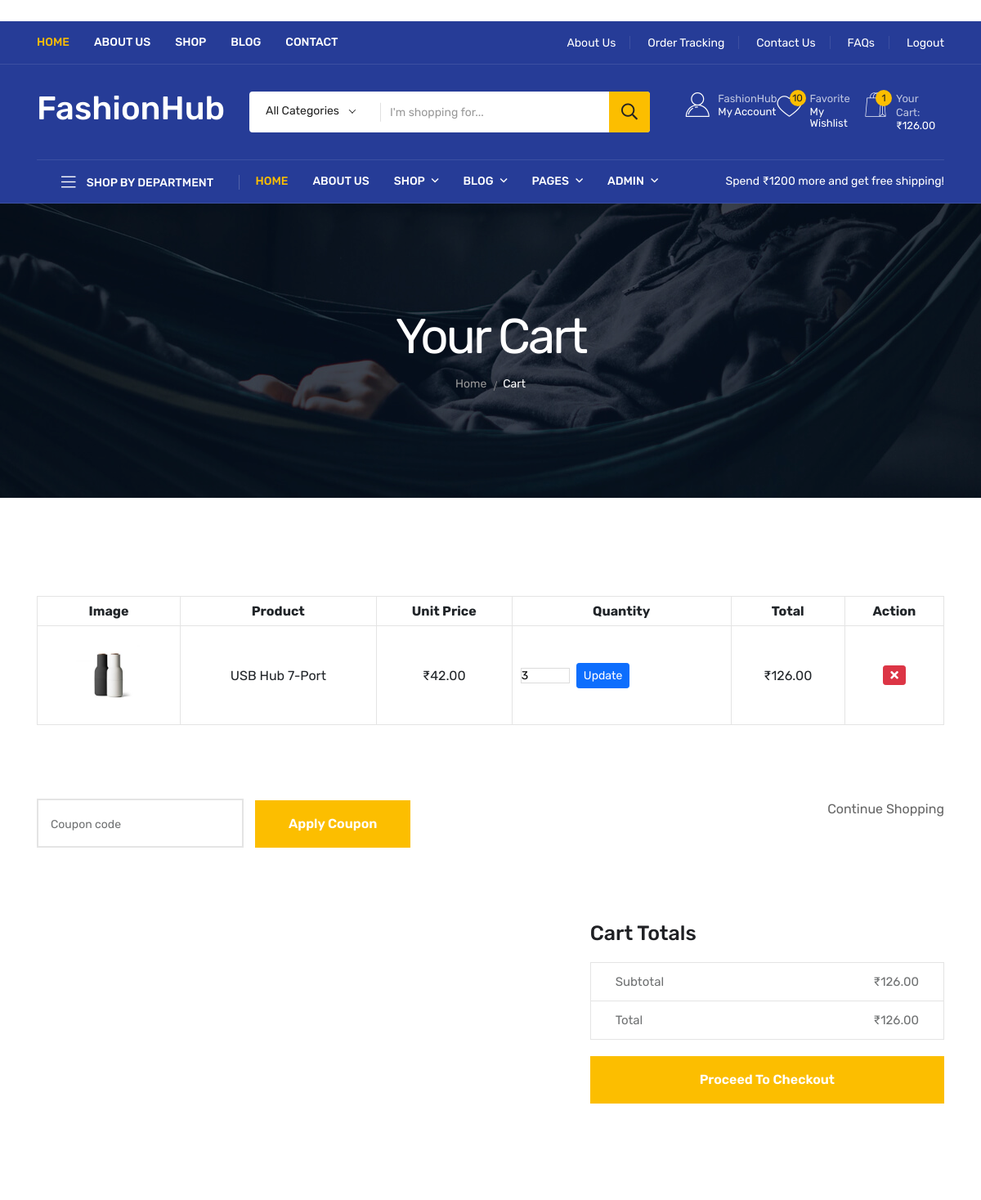
/cart/ (signed in, upper part), run on an earlier commit of the app's database.
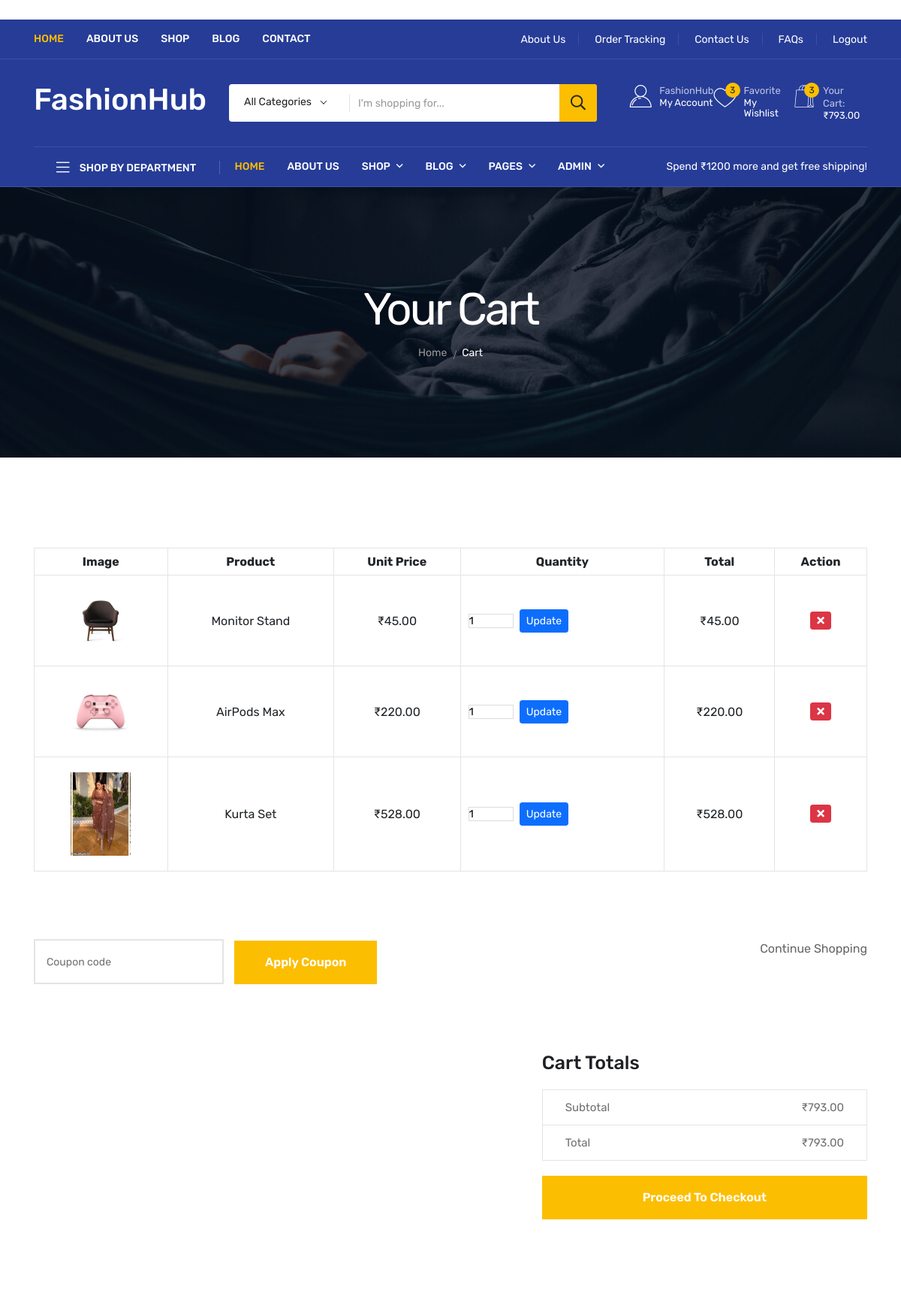
And on a later commit of the database.
### Hub/models.py (models this page shows, shortened)
class Cart(models.Model):
    user = models.ForeignKey(User, on_delete=models.CASCADE, related_name='cart_items')
    product = models.ForeignKey(Product, on_delete=models.CASCADE)
    quantity = models.PositiveIntegerField(default=1)
    added_at = models.DateTimeField(auto_now_add=True)
    updated_at = models.DateTimeField(auto_now=True)
    class Meta:
        unique_together = ('user', 'product')
        verbose_name_plural = 'Cart Items'
    def get_total_price(self):
        return self.product.price * self.quantity

class Product(models.Model):
    CATEGORY_CHOICES = [
        ('TOP_DEALS', 'Top Deals Of The Day'),
        ('TOP_SELLING', 'Top Selling Products'),
        ('TOP_FEATURED', 'Top Featured Products'),
        ('RECOMMENDED', 'Recommended For You'),
        ('MOBILES', 'Mobiles'),
        ('FOOD_HEALTH', 'Food & Health'),
        ('HOME_KITCHEN', 'Home & Kitchen'),
        ('AUTO_ACC', 'Auto Acc'),
        ('FURNITURE', 'Furniture'),
        ('SPORTS', 'Sports'),
        ('GENZ_TRENDS', 'GenZ Trends'),
        ('NEXT_GEN', 'Next Gen'),
    ]
    name = models.CharField(max_length=200)
    slug = models.SlugField(max_length=200, unique=True, null=True, blank=True)
    sku = models.CharField(max_length=100, unique=True, blank=True, null=True, help_text="Stock Keeping Unit")
    image = models.ImageField(upload_to='products/')
    description = models.TextField(blank=True, help_text="Full product description")
    descriptionImage = models.ImageField(upload_to='products/descriptions/', blank=True, null=True, help_text="Large description image displayed below product description")
    price = models.DecimalField(max_digits=10, decimal_places=2)
    old_price = models.DecimalField(
        max_digits=10,
        decimal_places=2,
        null=True,
        blank=True
    )
    discount_percent = models.PositiveIntegerField(default=0)
    sold = models.PositiveIntegerField(default=0)
    stock = models.PositiveIntegerField(default=0)
    category = models.CharField(
        max_length=20,
        choices=CATEGORY_CHOICES,
        blank=True,
        null=True,
        help_text="Select product category for homepage sections"
    )
    weight = models.CharField(max_length=50, blank=True, help_text="e.g., 2 lbs")
    dimensions = models.CharField(max_length=100, blank=True, help_text="e.g., 12 × 16 × 19 in")
    color = models.CharField(max_length=100, blank=True, help_text="Available colors")
    size = models.CharField(max_length=100, blank=True, help_text="Available sizes")
    brand = models.CharField(max_length=100, blank=True)
    shipping_info = models.CharField(max_length=200, blank=True, help_text="e.g., Standard shipping: $5.95")
    care_info = models.TextField(blank=True, help_text="Care instructions")
    tags = models.CharField(max_length=200, blank=True, help_text="Comma-separated tags")
    is_top_deal = models.BooleanField(default=False)
    is_active = models.BooleanField(default=True)
    rating = models.FloatField(default=0)
    review_count = models.PositiveIntegerField(default=0)
    class Meta:
        ordering = ['-id']

### Hub/views.py (the view)
# urls.py: path('cart/', views.cart, name='cart'),
@login_required(login_url='login')
def cart(request):
    cart_items = Cart.objects.filter(user=request.user).select_related('product')
    total_price = sum(item.get_total_price() for item in cart_items)
    cart_count = cart_items.count()
    return render(request, 'cart.html', {
        'cart_items': cart_items,
        'total_price': total_price,
        'cart_count': cart_count
    })

### Hub/context_processors.py (called while the page is built)
def cart_wishlist_context(request):
    context = {
        'cart_count': 0,
        'wishlist_count': 0,
        'cart_total': 0,
        'cart_items': [],
    }
    if request.user.is_authenticated:
        cart_items = Cart.objects.filter(user=request.user).select_related('product')
        context['cart_count'] = cart_items.count()
        context['cart_items'] = cart_items
        cart_total = sum(item.get_total_price() for item in cart_items)
        context['cart_total'] = f"{cart_total:.2f}"
        context['wishlist_count'] = Wishlist.objects.filter(user=request.user).count()
    return context

### Hub/templates/cart.html (shortened to what the changed rows need)
﻿{% extends "base.html" %}
{% load static %}
{% block content %}
 <main>
        <section class="cart-area pt-120 pb-120">
            <div class="container">
                {% if cart_items %}
                <div class="row">
                  <div class="col-12">
                        <div class="table-content table-responsive">
                           <table class="table">
                                 <thead>
                                    <tr>
                                       <th class="product-thumbnail">Image</th>
                                       <th class="cart-product-name">Product</th>
                                       <th class="product-price">Unit Price</th>
                                       <th class="product-quantity">Quantity</th>
                                       <th class="product-subtotal">Total</th>
                                       <th class="product-remove">Action</th>
                                    </tr>
                                 </thead>
                                 <tbody>
                                    {% for item in cart_items %}
                                    <tr>
                                       <td class="product-thumbnail">
                                          <a href="#">
                                              {% if item.product.image %}
                                                  <img src="{{ item.product.image.url }}" alt="{{ item.product.name }}" style="max-width: 80px; height: auto;">
                                              {% else %}
                                                  <img src="{% static 'assets/img/product/tp-1.jpg' %}" alt="{{ item.product.name }}" style="max-width: 80px; height: auto; background-color: #f0f0f0;">
                                              {% endif %}
                                          </a>
                                       </td>
                                       <td class="product-name"><a href="#">{{ item.product.name }}</a></td>
                                       <td class="product-price"><span class="amount">&#8377;{{ item.product.price }}</span></td>
                                       <td class="product-quantity">
                                             <form method="POST" action="{% url 'update_cart_quantity' item.id %}" style="display: inline;">
                                                <div class="d-flex align-items-center gap-2">
                                                   <input type="number" name="quantity" value="{{ item.quantity }}" min="1" max="999" style="width: 60px;">
                                                   <button type="submit" class="btn btn-sm btn-primary">Update</button>
                                                </div>
                                             </form>
                                       </td>
                                       <td class="product-subtotal"><span class="amount">&#8377;{{ item.get_total_price }}</span></td>
                                       <td class="product-remove">
                                          <a href="{% url 'remove_from_cart' item.id %}" class="btn btn-sm btn-danger" onclick="return confirm('Remove this item?');">
                                             <i class="fa fa-times"></i>
                                          </a>
                                       </td>
                                    </tr>
                                    {% endfor %}
                                 </tbody>
                           </table>
                        </div>
                        <div class="row mt-40">
                           <div class="col-12">
                                 <div class="coupon-all">
                                    <div class="coupon">
                                       <input id="coupon_code" class="input-text" name="coupon_code" value="" placeholder="Coupon code" type="text">
                                       <button class="tp-btn-h1" name="apply_coupon" type="submit">Apply coupon</button>
                                    </div>
                                    <div class="coupon2">
                                       <a class="tp-btn-h2" href="{% url 'shop' %}">Continue Shopping</a>
                                    </div>
                                 </div>
                           </div>
                        </div>
                        <div class="row justify-content-end mt-40">
                           <div class="col-md-5">
                                 <div class="cart-page-total">
                                    <h2>Cart Totals</h2>
                                    <ul class="mb-20">
                                       <li>Subtotal <span>&#8377;{{ total_price }}</span></li>
                                       <li>Total <span>&#8377;{{ total_price }}</span></li>
                                    </ul>
                                    <a class="tp-btn-h1 w-100 text-center" href="{% url 'checkout' %}">Proceed to Checkout</a>
                                 </div>
                           </div>
                        </div>
                  </div>
               </div>
                {% endif %}
            </div>
         </section>
    </main>
{% endblock content %}

### Hub/templates/header.html (shortened to what the changed rows need)
﻿{% load static %}
<header class="header d-blue-bg">
    <div class="header-mid">
        <div class="container">
            <div class="heade-mid-inner">
                <div class="row align-items-center">
                    <div class="col-xl-3 col-lg-3 col-md-4 col-sm-4">
                        <div class="header__info">
                            <div class="logo">
                                <a href="{% url 'index' %}" class="logo-image"><h1 style="color: white;">FashionHub</h1></a>
                            </div>
                        </div>
                    </div>
                    <div class="col-xl-4 col-lg-5 col-md-8 col-sm-8">
                        <div class="header-action">
                            <div class="block-wishlist action">
                                <a class="icon-link" href="{% url 'wishlist' %}">
                                <i class="flaticon-heart"></i>
                                <span class="count wishlist-count">{{ wishlist_count|default:"0" }}</span>
                                <span class="text">
                                <span class="sub">Favorite</span>
                                My Wishlist </span>
                                </a>
                            </div>
                            <div class="block-cart action">
                                <a class="icon-link" href="{% url 'cart' %}">
                                <i class="flaticon-shopping-bag"></i>
                                <span class="count">{{ cart_count }}</span>
                                <span class="text">
                                <span class="sub">Your Cart:</span>
                                &#8377;{{ cart_total|default:"0.00" }} </span>
                                </a>
                            </div>
                        </div>
                    </div>
                </div>
            </div>
        </div>
    </div>
</header>

What changed in the data, as far as the page shows it:
removed Cart: product.image (picture), product.name "USB Hub 7-Port", product.price "42.00", quantity "3", get_total_price "126.00"
added Cart: product.image (picture), product.name "Monitor Stand", product.price "45.00", quantity "1", get_total_price "45.00"
added Cart: product.image (picture), product.name "AirPods Max", product.price "220.00", quantity "1", get_total_price "220.00"
added Cart: product.image (picture), product.name "Kurta Set", product.price "528.00", quantity "1", get_total_price "528.00"
Also different on the page:
{{ wishlist_count|default:"0" }}: "10" → "3"
{{ cart_count }}: "1" → "3"
{{ cart_total|default:"0.00" }}: "126.00" → "793.00"
{{ total_price }}: "126.00" → "793.00"
